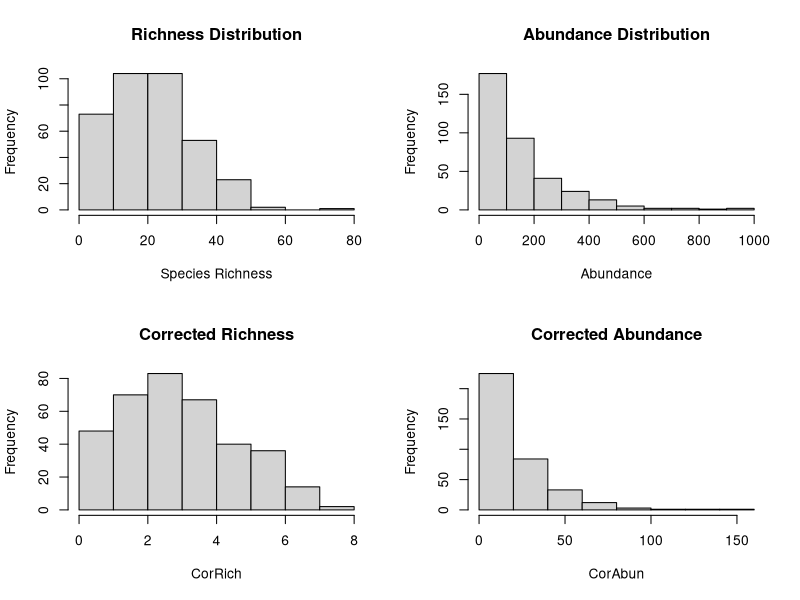
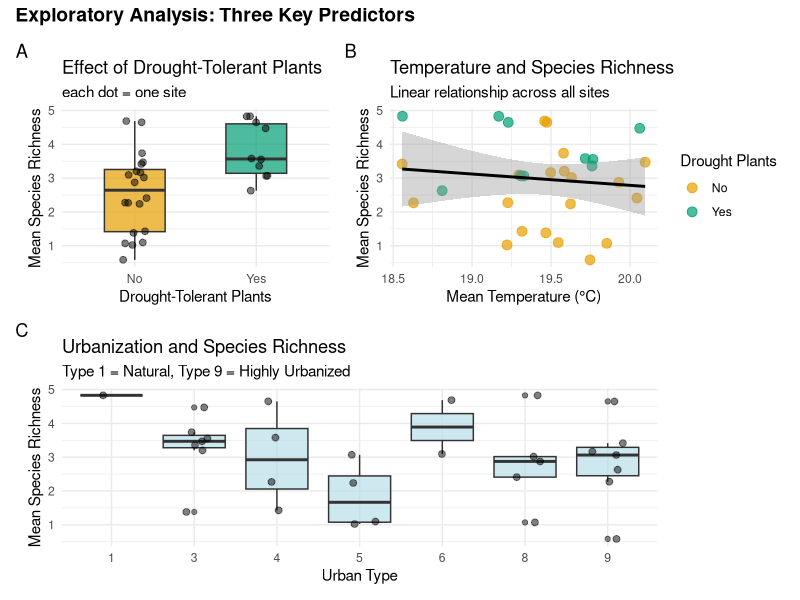
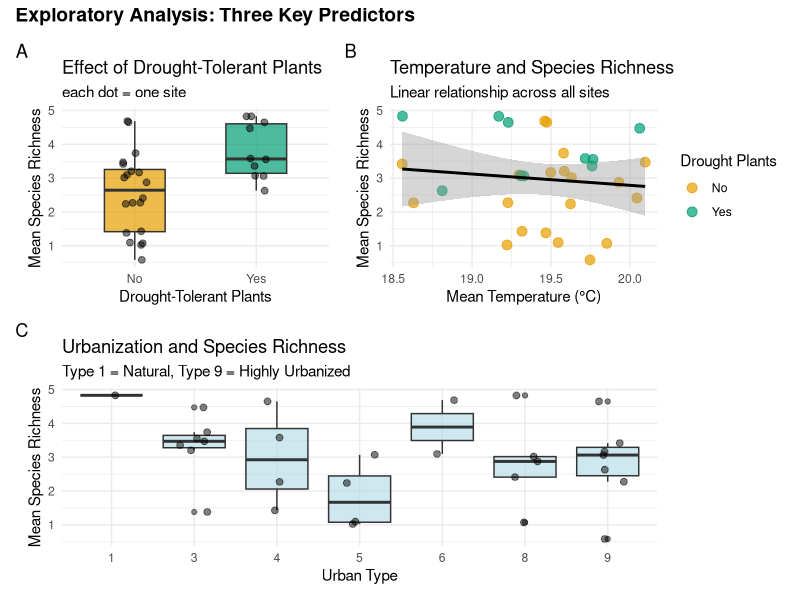

These charts were generated, in order, by the following R code:
## ---- chunk 1
# Load packages
library(here)
library(tidyverse)
library(skimr)
library(patchwork)
library(dplyr)
library(kableExtra)
library(MASS)
## ---- chunk 2
# Data Loading
insect_div <- read_csv("data/InsectData.csv")
#view(insect_div)
## ---- chunk 3
# Exploration
str(insect_div)
skim(insect_div)
colSums(is.na(insect_div))
        
## ---- chunk 4
# Summary of Key Response Variables 
summary(insect_div[,c("Richness", "Abundance", "CorRich", "CorAbun")])


# Distribution Plots
par(mfrow=c(2,2))
hist(insect_div$Richness, main="Richness Distribution", xlab="Species Richness")
hist(insect_div$Abundance, main="Abundance Distribution", xlab="Abundance")
hist(insect_div$CorRich, main="Corrected Richness", xlab="CorRich")
hist(insect_div$CorAbun, main="Corrected Abundance", xlab="CorAbun")
## ---- chunk 5
# Data Cleaning & Preparation

# Fix the Season factor (I noticed it's "Med" not "Intermediate")
insect_clean <- insect_div %>%
  mutate(
    # Fix Season naming
    Season_clean = case_when(
      Season == "Low" ~ "Low",
      Season == "Med" ~ "Intermediate", 
      Season == "High" ~ "High"
    ),
    
# Convert to factors with correct levels
    Urban_Type = factor(`Urban Type`),
    Season = factor(Season_clean, levels = c("Low", "Intermediate", "High")), # want low as reference level
# Binary habitats
    Drought = factor(Drought, levels = c("No", "Yes")),
    Native = factor(Native, levels = c("No", "Yes")),
    Compost = factor(Compost, levels = c("No", "Yes")),
    Mulch = factor(Mulch, levels = c("No", "Yes")),
    Lawn = factor(Lawn, levels = c("No", "Yes")),
    Water = factor(Water, levels = c("No", "Yes")),
    Site = factor(Site),
    

# Simplify urban type into categories for easier interpretation
Urban_Category = case_when(
  `Urban Type` %in% c(1, 3, 4) ~ "Less Urbanized",
  `Urban Type` %in% c(5, 6) ~ "Moderate",
  `Urban Type` %in% c(8, 9) ~ "Highly Urbanized"
  ),
# Change to logic order
Urban_Category = factor(Urban_Category, 
                        levels = c("Less Urbanized", "Moderate", "Highly Urbanized"))
) %>% 
rename("Temp_Mean" = `Temp Mean`)
## ---- chunk 6
# Check for any missing values
colSums(is.na(insect_clean %>% dplyr::select(CorRich, CorAbun, Urban_Type, Richness,
                                      Drought, Season, PCA1, PCA2, Site)))
## ---- chunk 7
# Aggregate: 30 independent sites, average each site across all 12 months
site_data <- insect_clean %>% 
  group_by(Site, Drought) %>% 
  summarise(
    mean_richness = mean(CorRich), # across the year
    mean_temp = mean(Temp_Mean),
    n_months = n(), # 12 for every site 
    Urban_Type = unique(Urban_Type), 
    .groups = "drop"
  )

print(head(site_data))

summary(site_data)
## ---- chunk 8
# Plot 1: Main hypothesis - Drought effect 
p1 <- ggplot(site_data, aes(x = Drought, y = mean_richness, fill = Drought)) +
  geom_boxplot(alpha = 0.7, width = 0.5) +
  geom_jitter(width = 0.1, alpha = 0.5, size = 2) +
  scale_fill_manual(values = c("No" = "#E69F00", "Yes" = "#009E73")) +
  labs(title = "Effect of Drought-Tolerant Plants",
       subtitle = "each dot = one site",
       x = "Drought-Tolerant Plants",
       y = "Mean Species Richness") +
  theme_minimal() +
  theme(legend.position = "none")

# Plot 2: Temperature effect 
p2 <- ggplot(site_data, aes(x = mean_temp, y = mean_richness)) +
  geom_point(aes(color = Drought), size = 3, alpha = 0.7) +
  geom_smooth(method = "lm", se = TRUE, color = "black", size = 1) +
  scale_color_manual(values = c("No" = "#E69F00", "Yes" = "#009E73"),
                     name = "Drought Plants") +
  labs(title = "Temperature and Species Richness",
       subtitle = "Linear relationship across all sites",
       x = "Mean Temperature (°C)",
       y = "Mean Species Richness") +
  theme_minimal()

# Plot 3: Urban Type effect 
p3 <- ggplot(site_data, aes(x = Urban_Type, y = mean_richness)) +
  geom_boxplot(fill = "lightblue", alpha = 0.6) +
  geom_jitter(width = 0.2, alpha = 0.5, size = 2) +
  labs(title = "Urbanization and Species Richness",
       subtitle = "Type 1 = Natural, Type 9 = Highly Urbanized",
       x = "Urban Type",
       y = "Mean Species Richness") +
  theme_minimal()

# Combined figure for blog 
combined <- (p1 | p2) / p3 +
  plot_annotation(
    tag_levels = 'A',
    title = "Exploratory Analysis: Three Key Predictors",
    theme = theme(plot.title = element_text(size = 14, face = "bold"))
  )

print(combined)
ggsave("fig4_combined_exploratory.png", combined, width = 12, height = 9, dpi = 300)
## ---- chunk 9
set.seed(123) # For reproducibility

# set True Coefficients and parameters
beta_0 <- 1.0 # mean richness (baseline)
beta_1 <- 0.35 # Drought Tolerant plants presence
beta_2 <- 0.08 # mean temp
beta_3 <- 0.05 # Moderate vs low urban type
beta_4 <- -0.10 # High vs low urban type 
theta <- 3 # Dispersion (NB size parameter)

# Sample size
n <- 30 

# Generate predictors
drought <- factor(sample(c("No", "Yes"), n, replace = TRUE,
                    prob = c(0.67, 0.33)), # 33% yes, 67% no
                   levels = c("No", "Yes"))

mean_temp<- runif(n, min = 18.5, max = 20.1)

urban_type <- factor(sample(c("Less", "Moderate", "High"), n, replace = TRUE),
  levels = c("Less", "Moderate", "High")
)

# Expected mean (inverse link of log) 
mu <- exp(beta_0 + beta_1 * (drought == "Yes") + 
            beta_2 * mean_temp + 
            beta_3 * (urban_type == "Moderate") +
            beta_4 * (urban_type == "High"))  

# Generate random NB numbers
mean_richness <- rnbinom(n = n, size = theta, mu = mu)

#  Fit model to simulated data
simulation_model <- glm.nb(mean_richness ~ drought + mean_temp + urban_type)

summary(simulation_model)
## ---- chunk 10
# Compare estimated vs true parameters
comparison <- tibble(
  Parameter = names(coef(simulation_model)),
  True_Value = c(beta_0, beta_1, beta_2, beta_3, beta_4), # type 2 through type 9 (type 1 is reference)
  Estimated = coef(simulation_model),
  Difference = abs(True_Value - Estimated),
  Recovered = abs(True_Value - Estimated) < 0.3  # Within 0.3 units?
)

kable(comparison, digits = 3, 
      caption = "Parameter Recovery: True vs. Estimated Values")
## ---- chunk 11
insect_richness <- glm.nb(mean_richness ~ Drought + mean_temp + Urban_Type, data = site_data)

summary(insect_richness)
